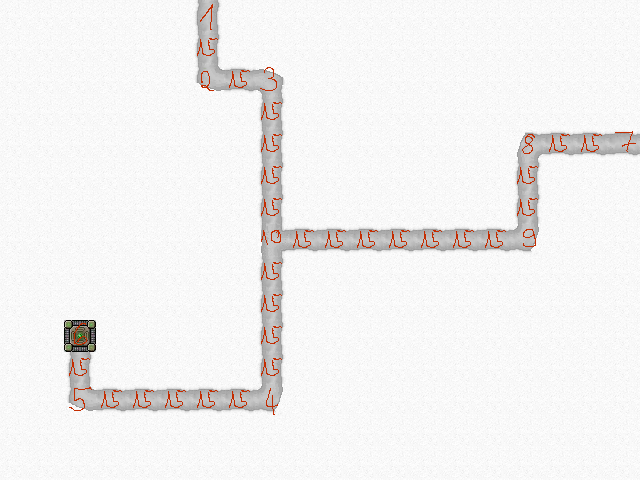

This game map was drawn from its Tiled (.tmx) file and the tilesets committed beside it. A one-line description and the trimmed map source follow:
An orthogonal 20x15 tile map with 32x32 px tiles, 2 tile layers (map, objects), 2 tilesets.

<map version="1.0" orientation="orthogonal" renderorder="right-down" width="20" height="15" tilewidth="32" tileheight="32" nextobjectid="1">
 <tileset firstgid="1" name="Sprite-Kevin" tilewidth="32" tileheight="32">
  <image source="../images/Sprite-Kevin.png" width="640" height="480" />
 </tileset>
 <tileset firstgid="301" name="Waypoints-Sprite-15-1" tilewidth="32" tileheight="32">
  <image source="../images/Waypoints-Sprite-15-1.png" width="480" height="32" />
 </tileset>
 <layer name="map" width="20" height="15">
  <data>[300 cells, 300 non-empty, 9 distinct tile ids]</data>
 </layer>
 <layer name="objects" width="20" height="15">
  <data>[300 cells, 37 non-empty, 11 distinct tile ids]</data>
 </layer>
</map>